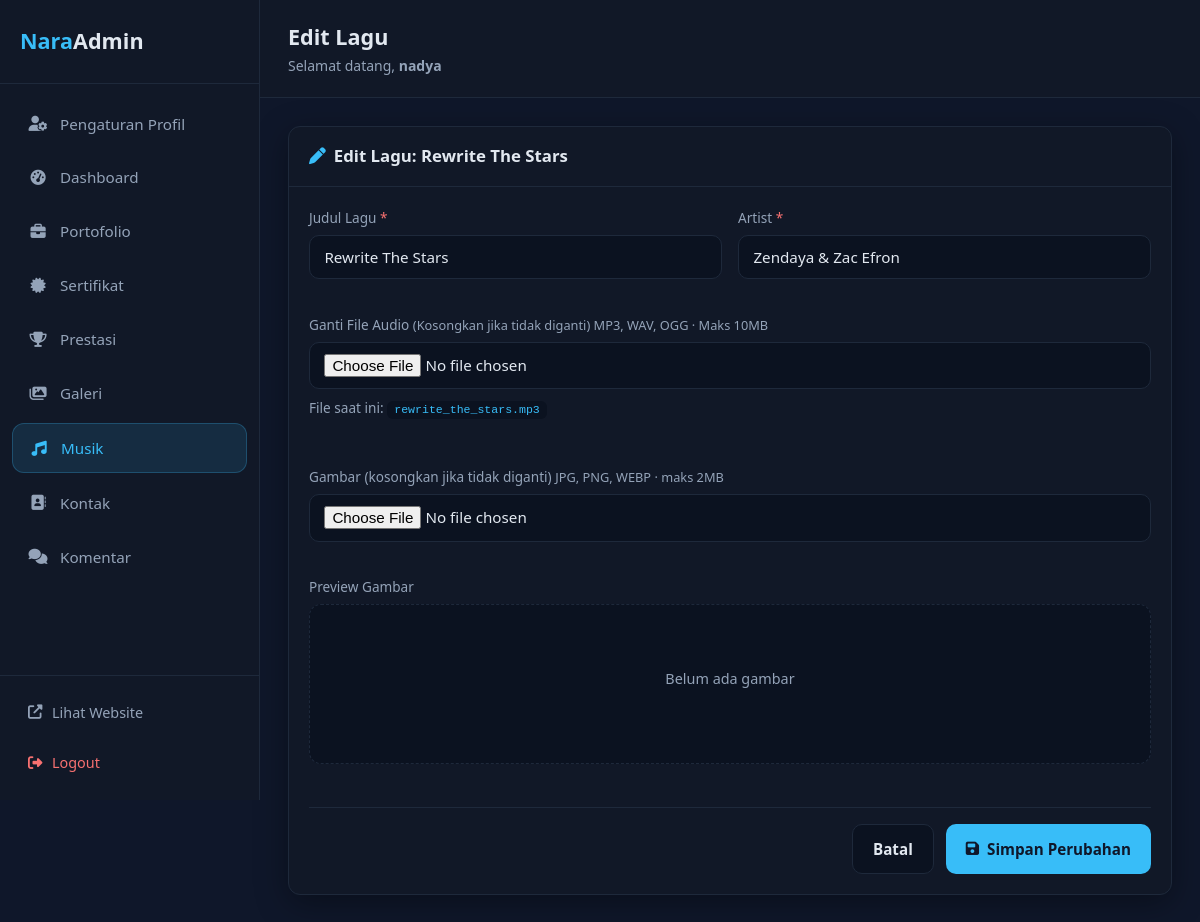
/admin/music/edit.php?id=1 (signed in), run on the app's committed database.
### tables this page shows
CREATE TABLE `music_tracks` (
  `id` int(10) UNSIGNED NOT NULL,
  `title` varchar(255) NOT NULL,
  `artist` varchar(255) NOT NULL,
  `audio_file` varchar(500) NOT NULL,
  `cover_image` varchar(500) DEFAULT NULL,
  `created_at` timestamp NOT NULL DEFAULT current_timestamp(),
  `updated_at` timestamp NOT NULL DEFAULT current_timestamp() ON UPDATE current_timestamp()
);

### includes/music.php (called while the page is built, shortened)
<?php
function getMusicTrackById(int $id): ?array
{
    $pdo = getDBConnection();
    $stmt = $pdo->prepare('SELECT * FROM music_tracks WHERE id = ? LIMIT 1');
    $stmt->execute([$id]);
    $row = $stmt->fetch();
    return $row ?: null;
}

### includes/functions.php (called while the page is built, shortened)
<?php
function e(?string $value): string
{
    return htmlspecialchars((string) $value, ENT_QUOTES, 'UTF-8');
}

### admin/includes/init.php (called while the page is built, shortened)
<?php
function adminBaseUrl(): string
{
    static $base = null;
    if ($base !== null) {
        return $base;
    }
    $docRoot = str_replace('\\', '/', realpath($_SERVER['DOCUMENT_ROOT']) ?: '');
    $adminDir = str_replace('\\', '/', realpath(ADMIN_FS_PATH) ?: ADMIN_FS_PATH);
    $base = rtrim(str_replace($docRoot, '', $adminDir), '/');
    return $base;
}
function adminUrl(string $path = ''): string
{
    $path = ltrim($path, '/');
    $base = adminBaseUrl();
    return $path === '' ? $base : $base . '/' . $path;
}

### admin/music/edit.php (the view, shortened to what this page needs)
<?php
require_once dirname(__DIR__) . '/includes/init.php';
$id = (int) ($_GET['id'] ?? $_POST['id'] ?? 0);
$track = getMusicTrackById($id);
require dirname(__DIR__) . '/partials/layout-start.php';
?>
<div class="panel-card">
    <div class="panel-header">
        <h2><i class="fas fa-pen"></i> Edit Lagu: <?= e((string)$track['title']) ?></h2>
    </div>
    <div class="panel-body">
        <form method="post" enctype="multipart/form-data" class="admin-form">
            <div class="form-grid">
                <div class="form-group">
                    <label for="title">Judul Lagu <span class="required">*</span></label>
                    <input type="text" id="title" name="title" value="<?= e((string)$track['title']) ?>" required>
                </div>
                <div class="form-group">
                    <label for="artist">Artist <span class="required">*</span></label>
                    <input type="text" id="artist" name="artist" value="<?= e((string)$track['artist']) ?>" required>
                </div>
                <div class="form-group form-full">
                    <label for="audio_file">Ganti File Audio <span class="hint">(Kosongkan jika tidak diganti) MP3, WAV, OGG · Maks 10MB</span></label>
                    <input type="file" id="audio_file" name="audio_file" accept=".mp3,.wav,.ogg">
                    <p class="small text-muted" style="margin-top:0.5rem;">File saat ini: <code><?= basename((string)$track['audio_file']) ?></code></p>
                </div>
                <?php
                require dirname(__DIR__) . '/partials/image-upload-field.php';
                ?>
            </div>
            <div class="form-actions">
                <a href="<?= e(adminUrl('music/index.php')) ?>" class="btn btn-secondary">Batal</a>
                <button type="submit" class="btn btn-primary"><i class="fas fa-save"></i> Simpan Perubahan</button>
            </div>
        </form>
    </div>
</div>
<?php require dirname(__DIR__) . '/partials/layout-end.php'; ?>

### admin/assets/css/admin.css (style rules this page uses)
:root { --admin-bg: #0f172a; --admin-bg-alt: #0b1220; --admin-card: #111827; --admin-card-hover: #1a2332; --admin-border: #1e293b; --admin-text: #e2e8f0; --admin-muted: #94a3b8; --admin-accent: #38bdf8; --admin-accent-hover: #0ea5e9; --admin-danger: #f87171; --admin-success: #4ade80; --admin-sidebar-w: 260px; --admin-radius: 12px; --admin-shadow: 0 8px 32px rgba(0, 0, 0, 0.35); --admin-font: 'Segoe UI', system-ui, -apple-system, sans-serif; }
*, *::before, *::after { box-sizing: border-box; margin: 0; padding: 0; }
html { font-size: 16px; }
body.admin-body { font-family: var(--admin-font); background: var(--admin-bg); color: var(--admin-text); line-height: 1.6; min-height: 100vh; }
a { color: var(--admin-accent); text-decoration: none; transition: color 0.2s; }
code { background: var(--admin-bg-alt); padding: 0.15rem 0.45rem; border-radius: 6px; font-size: 0.85em; color: var(--admin-accent); }
.panel-card { background: var(--admin-card); border: 1px solid var(--admin-border); border-radius: var(--admin-radius); margin-bottom: 1.25rem; box-shadow: var(--admin-shadow); overflow: hidden; }
.panel-header { padding: 1rem 1.25rem; border-bottom: 1px solid var(--admin-border); }
.panel-header h2 { font-size: 1.05rem; font-weight: 600; display: flex; align-items: center; gap: 0.5rem; }
.panel-header h2 i { color: var(--admin-accent); }
.panel-body { padding: 1.25rem; color: var(--admin-muted); }
.panel-body p { margin-bottom: 0.75rem; }
.text-muted { color: var(--admin-muted); }
.form-group { margin-bottom: 1.15rem; }
.form-group label { display: block; font-size: 0.85rem; color: var(--admin-muted); margin-bottom: 0.4rem; }
.btn { display: inline-flex; align-items: center; justify-content: center; gap: 0.5rem; padding: 0.75rem 1.25rem; border: none; border-radius: 10px; font-size: 0.95rem; font-weight: 600; font-family: inherit; cursor: pointer; transition: background 0.2s, transform 0.15s; }
.btn-primary { background: var(--admin-accent); color: #0f172a; }
.btn-secondary { background: var(--admin-bg-alt); color: var(--admin-text); border: 1px solid var(--admin-border); }
.small { font-size: 0.85rem; }
.admin-form .form-grid { display: grid; grid-template-columns: 1fr 1fr; gap: 1rem; }
.form-full { grid-column: 1 / -1; }
.admin-form label { display: block; font-size: 0.85rem; color: var(--admin-muted); margin-bottom: 0.4rem; }
.admin-form input[type="text"], .admin-form input[type="url"], .admin-form input[type="file"], .admin-form textarea { width: 100%; padding: 0.7rem 0.9rem; background: var(--admin-bg-alt); border: 1px solid var(--admin-border); border-radius: 10px; color: var(--admin-text); font-family: inherit; font-size: 0.95rem; }
.required { color: var(--admin-danger); }
.hint { font-weight: 400; color: var(--admin-muted); font-size: 0.8rem; }
.form-actions { display: flex; gap: 0.75rem; justify-content: flex-end; margin-top: 1.5rem; padding-top: 1rem; border-top: 1px solid var(--admin-border); }

### data on the page
music_tracks: title "Rewrite The Stars", artist "Zendaya & Zac Efron", audio_file "rewrite_the_stars.mp3"

### other printed values
$menuItem['label'] "Pengaturan Profil"
$menuItem['label'] "Dashboard"
$menuItem['label'] "Portofolio"
$menuItem['label'] "Sertifikat"
$menuItem['label'] "Prestasi"
$menuItem['label'] "Galeri"
$menuItem['label'] "Musik"
$menuItem['label'] "Kontak"
$menuItem['label'] "Komentar"
$pageTitle "Edit Lagu"
currentAdminUsername() "nadya"
